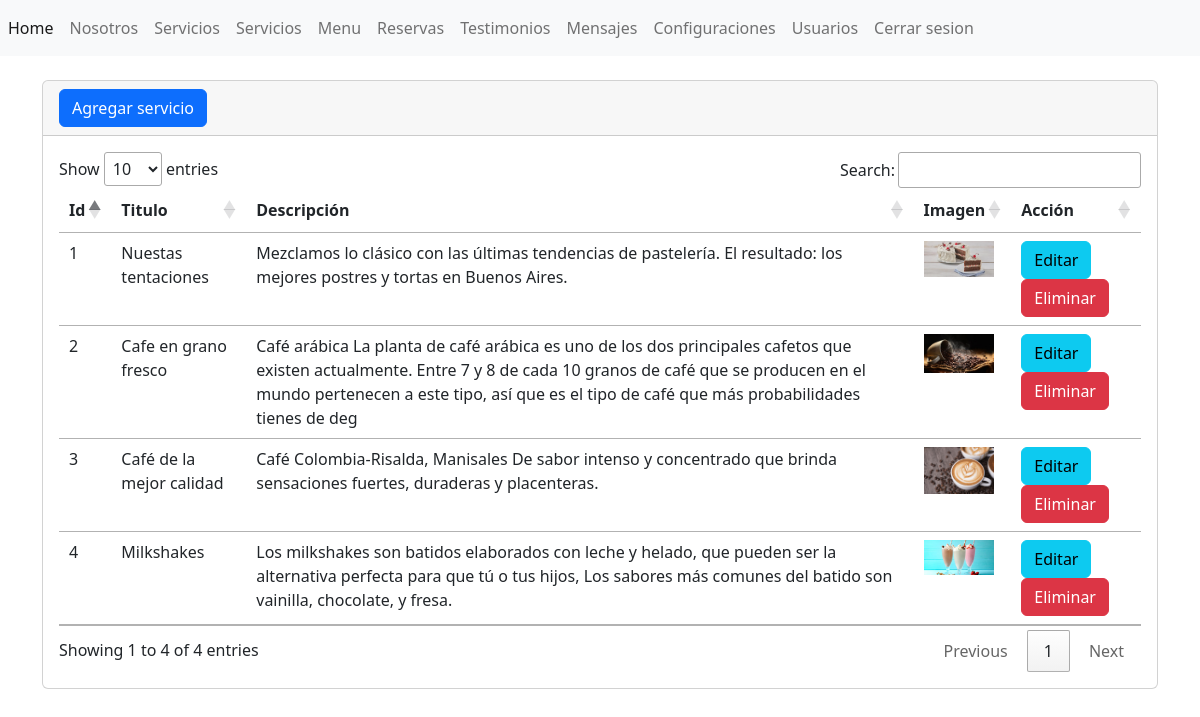
/admin/secciones/servicios/index.php, run on the app's committed database.
### tables this page shows
CREATE TABLE IF NOT EXISTS tbl_servicios (
  id INT AUTO_INCREMENT PRIMARY KEY,
  titulo VARCHAR(255) NOT NULL,
  descripcion VARCHAR(255) NOT NULL,
  imagen VARCHAR(255) NOT NULL  
);

### admin/secciones/servicios/index.php (the view, shortened to what this page needs)
<?php include("../../bd.php");
$sentencia= $conexion->prepare("SELECT * FROM `tbl_servicios`");
$sentencia->execute();
$lista_servicios=$sentencia->fetchAll(PDO::FETCH_ASSOC);
include("../../templates/header.php");?>
<div class="card">
    <div class="card-header">
        <a name="" id="" class="btn btn-primary" href="crear.php" role="button">Agregar servicio</a>
    </div>
    <div class="card-body">
    <div class="table-responsive">
        <table class="table table">
            <thead>
                <tr>
                    <th scope="col">Id</th>
                    <th scope="col">Titulo</th>
                    <th scope="col">Descripción</th>
                    <th scope="col">Imagen</th>
                    <th scope="col">Acción</th>
                </tr>
            </thead>
            <tbody>
                <?php foreach($lista_servicios as $registros){?>
                <tr class="">
                    <td><?php echo $registros['id'];?></td>
                    <td><?php echo $registros['titulo'];?></td>
                    <td><?php echo $registros['descripcion'];?></td>
                    <td><img width="70" src="../../../img/<?php echo $registros['imagen'];?>"/></td>
                    <td>
                        <a name="" id="" class="btn btn-info" href="editar.php?txtid=<?php echo $registros['id']; ?> " role="button" role="button">Editar</a>
                        <a name="" id="" class="btn btn-danger" href="index.php?txtid=<?php echo $registros['id']; ?> " role="button">Eliminar</a>
                </td>
                </tr>
                <?php }?>
            </tbody>
        </table>
    </div>
    </div>
</div>
<?php include("../../templates/footer.php"); ?>

### data on the page
tbl_servicios: id "1", titulo "Nuestas tentaciones", descripcion "Mezclamos lo clásico con las últimas tendencias de pastelería. El resultado: los mejores postres y tortas en Buenos Aires.", imagen (picture)
tbl_servicios: id "2", titulo "Cafe en grano fresco", descripcion "Café arábica La planta de café arábica es uno de los dos principales cafetos que existen actualmente. Entre 7 y 8 de cada 10 granos de café que se producen en el mundo pertenecen a este tipo, así que es el tipo de café que más probabilidades tienes de deg", imagen (picture)
tbl_servicios: id "3", titulo "Café de la mejor calidad", descripcion "Café Colombia-Risalda, Manisales De sabor intenso y concentrado que brinda sensaciones fuertes, duraderas y placenteras.", imagen (picture)
tbl_servicios: id "4", titulo "Milkshakes", descripcion "Los milkshakes son batidos elaborados con leche y helado, que pueden ser la alternativa perfecta para que tú o tus hijos, Los sabores más comunes del batido son vainilla, chocolate, y fresa.", imagen (picture)
